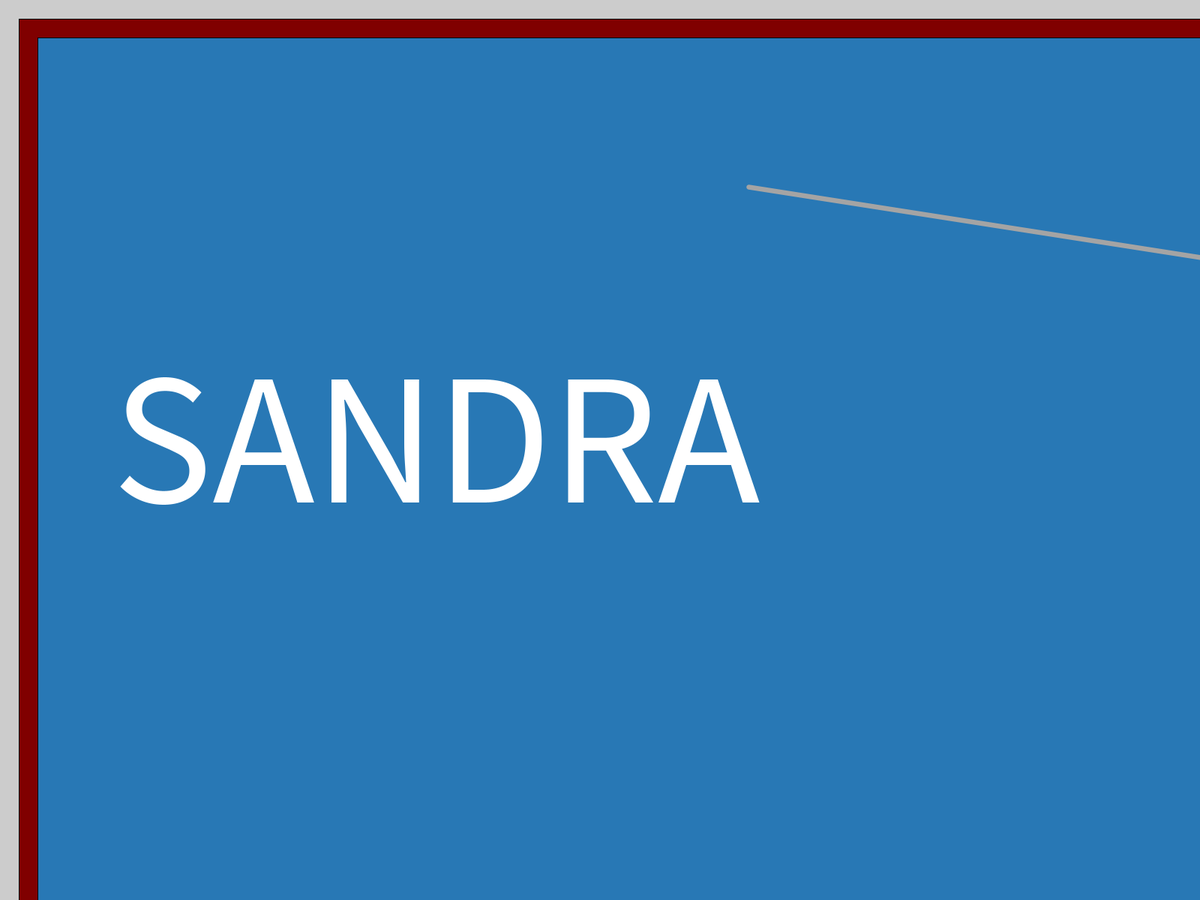
Frame 1 (no input)
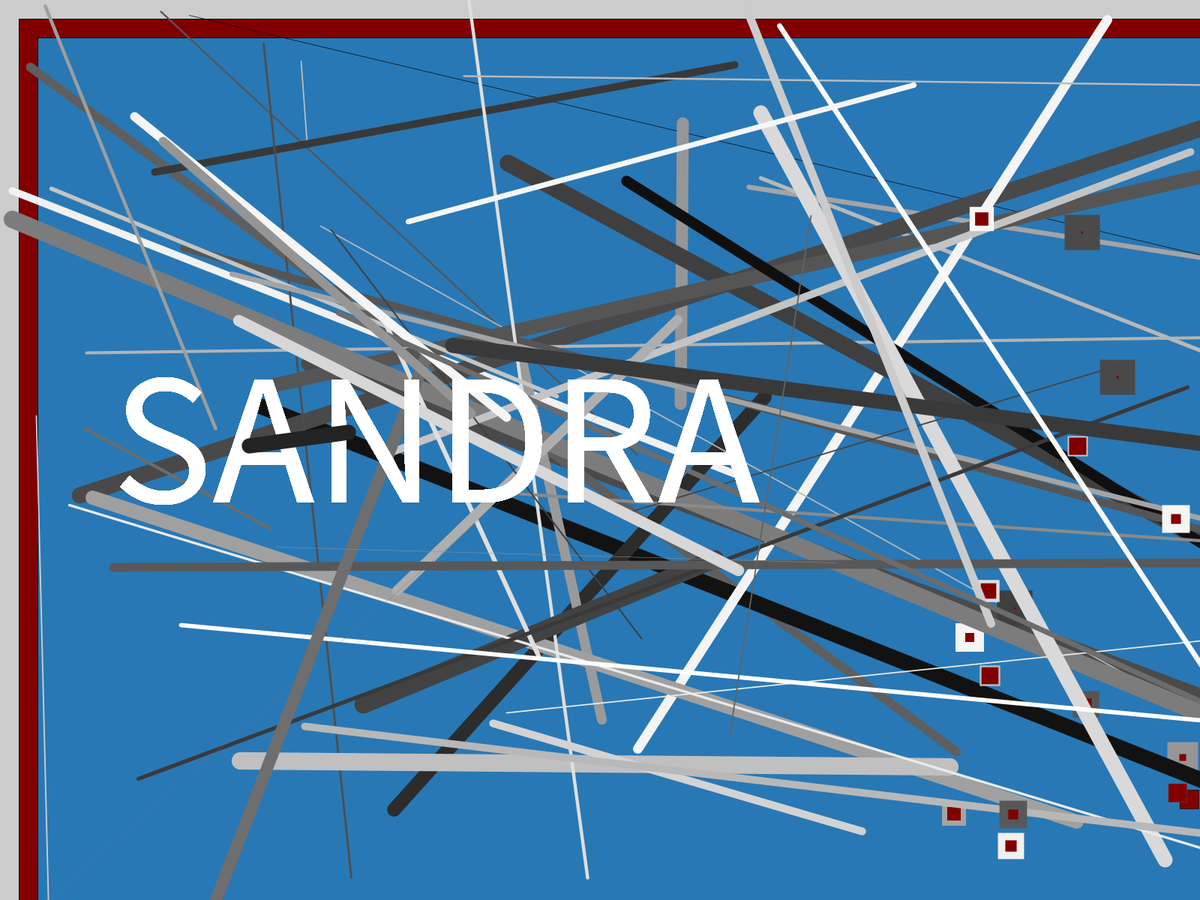
Frame 60 (the mouse pressed at the canvas centre just before this capture)
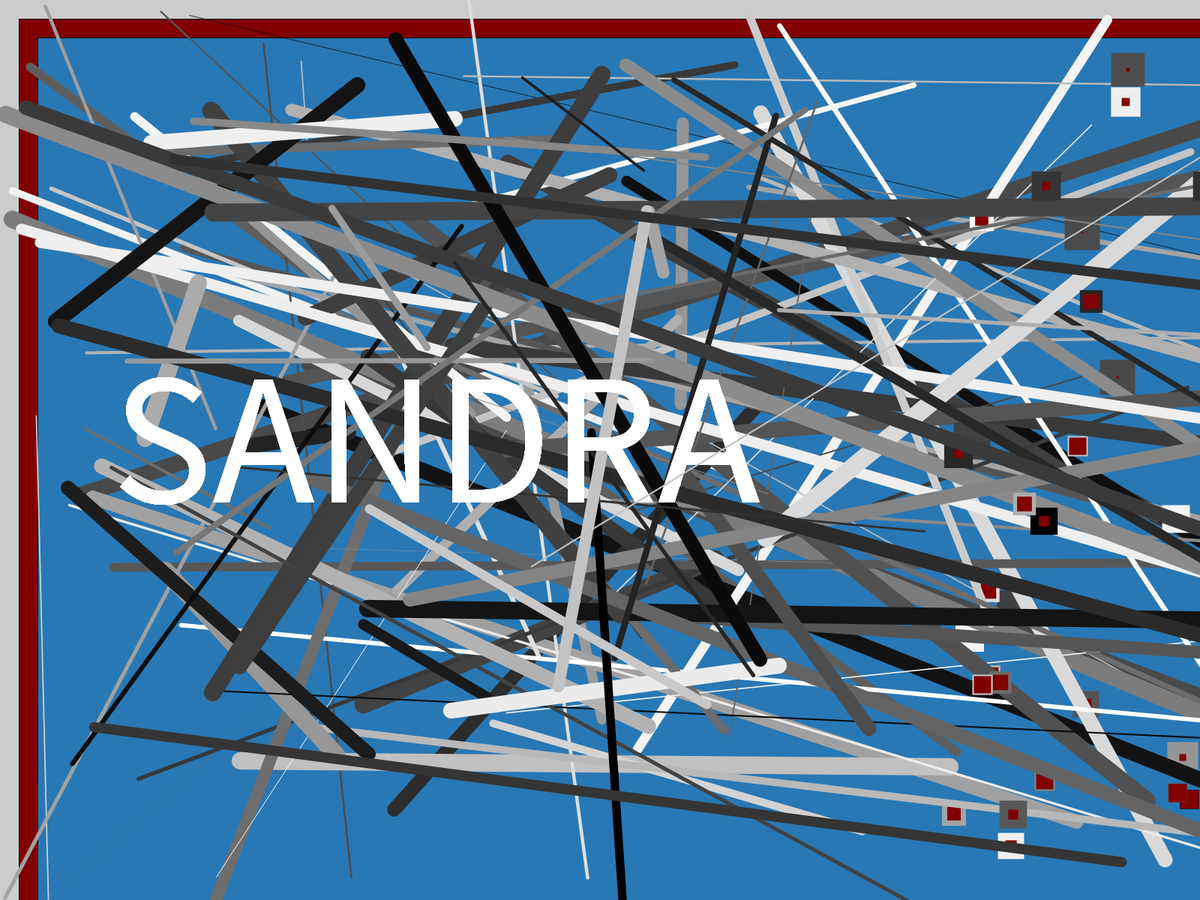
Frame 120 (the mouse held since frame 60 and released just before this capture)

The Processing sketch that drew these frames (run headless with seeded random() and noise(); from frame 60 on, the mouse is pressed at the canvas centre):

// Processing sketch: processing_arduino
// ── processing_arduino.pde
//assigment:
//1. Only (any shade of) red and blue

//2. fullScreen

//3. no circles

//4.varied thickness of brush stroke

//5. Only paint on the right side of the canvas.


int myTextSize = 250; 


void setup() {
  
  fullScreen(); 
   fill(128,0,0);
rect(25,25,2510,1385);  

fill(40,120,181);
rect(50,50,2450,1330);  
}

void draw() {
 
    textSize(myTextSize);
      fill(255);
    text("SANDRA", 150,670);
    
  
 stroke(random(255)); //random stroke color
 strokeWeight(random(25)); //random stroke weight
 line(random(1050), random(1050), random(2450), random(1330));
  
  
  
    fill(128,0,0);
    rect(random(1250,2480), random(50,1330), 25, 25);
    
   

  
}
